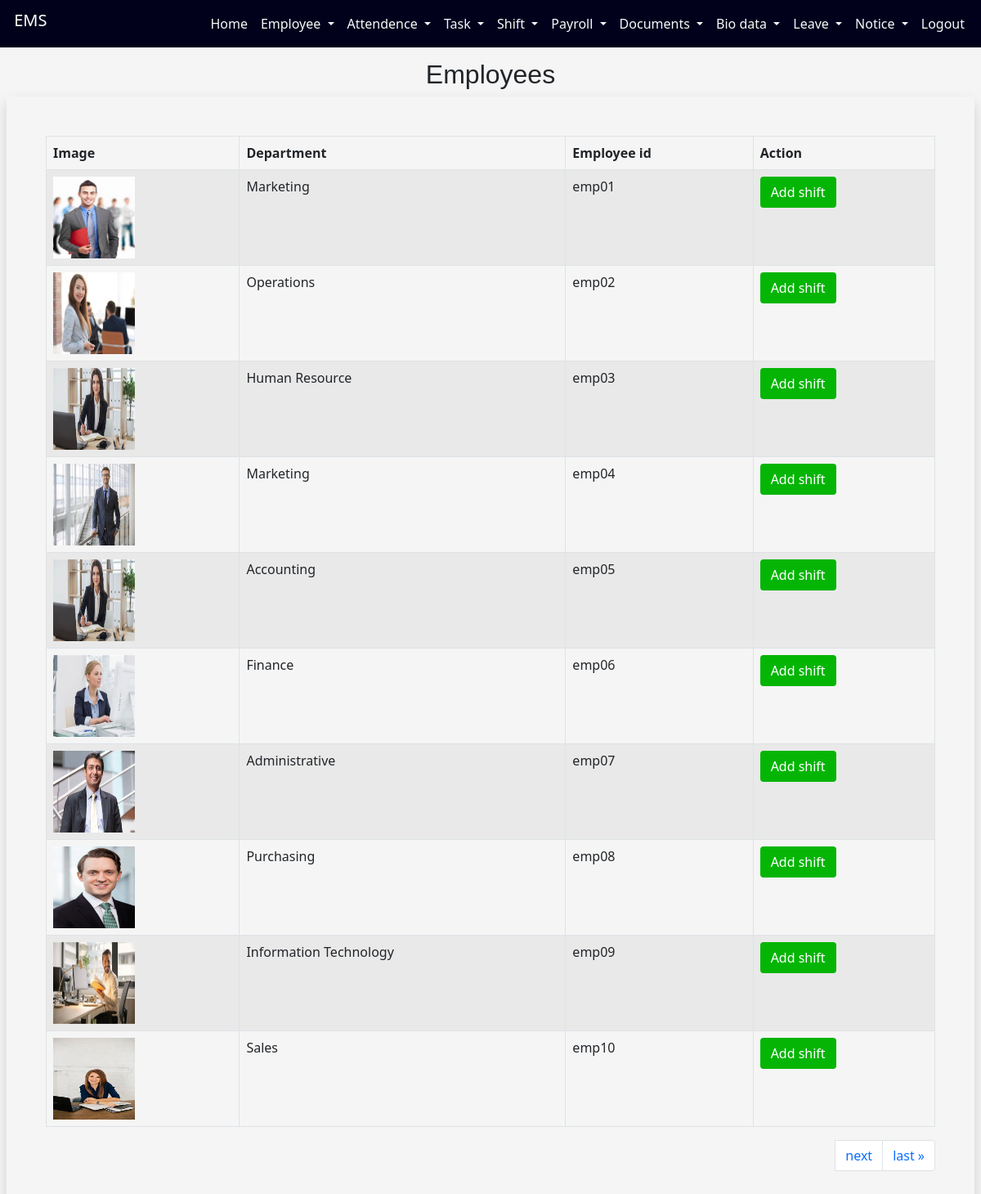
The page /employeeapp/addshift/ on the database its author committed.
### employeeapp/models.py (models this page shows, shortened)
class employeeaddmodel(models.Model):
    Department=(
        ('Administrative','Administrative'),
        ('Human Resource','Human Resource'),
        ('Operations','Operations'),
        ('Purchasing','Purchasing'),
        ('Sales','Sales'),
        ('Marketing','Marketing'),
        ('Accounting','Accounting'),
        ('Finance','Finance'),
        ('Information Technology','Information Technology')
    )
    Gender=(
        ('Female','Female'),
        ('Male','Male'),
    )
    Status=(
        ('Active','Active'),
        ('Inactive','Inactive')
    )
    empimg = models.FileField(upload_to='employeeapp/static')
    empfname=models.CharField(max_length=50)
    emplname=models.CharField(max_length=50)
    email=models.EmailField()
    phonenumber = models.CharField(max_length=10)
    department = models.CharField(choices=Department, max_length=50)
    gender = models.CharField(choices=Gender, max_length=50)
    dob=models.CharField(max_length=20)
    empid=models.CharField(max_length=10)
    dateofjoining=models.DateField(auto_now_add=True)
    status = models.CharField(max_length=50, choices=Status, default='Active')
    password = models.CharField(max_length=50)

### employeeapp/views.py (the view)
# urls.py: path('addshift/',addshift),
def addshift(request):
    a = employeeaddmodel.objects.all().order_by('id')
    paginator = Paginator(a, 10)
    page_number = request.GET.get('page')
    a = paginator.get_page(page_number)
    emid = []
    emig = []
    dep = []
    empid = []
    for i in a:
        id = i.id
        empid.append(id)
        eid = i.empid
        emid.append(eid)
        eig = i.empimg
        emig.append(str(eig).split('/')[-1])
        dp = i.department
        dep.append(dp)
    mylist = zip( emid, emig, dep, empid)
    return render(request,"addshift.html",{'mylist':mylist,'a':a})

### employeeapp/templates/addshift.html (shortened to what this page needs)
<!DOCTYPE html>
<html lang="en">
{% load static %}
<head>
  <link href="https://cdn.jsdelivr.net/npm/bootstrap@5.0.2/dist/css/bootstrap.min.css" rel="stylesheet">
</head>
<body style="background-color: whitesmoke;">
<div class="container-fluid">
            <nav class="navbar navbar-expand-lg fixed-top ">
                <div class="container-fluid">
                  <h1 class="navbar-brand"  id="h">&nbsp;EMS</h1>
                  <div class="d-flex">
                  <div class="collapse navbar-collapse" id="navbarSupportedContent">
                        <ul class="navbar-nav me-auto mb-2 mb-lg-0">
                            <li class="nav-item">
                              <a class="nav-link text-light" href="http://127.0.0.1:8000/employeeapp/adminprofile/">Home</a>
                            </li>
                            <li class="nav-item dropdown">
                                <a class="nav-link text-light dropdown-toggle" href="#" id="navbarDropdown" role="button" data-bs-toggle="dropdown" aria-expanded="false">
                                  Employee
                                </a>
                              </li>
                              <li class="nav-item dropdown">
                                <a class="nav-link text-light dropdown-toggle" href="#" id="navbarDropdown" role="button" data-bs-toggle="dropdown" aria-expanded="false">
                                  Attendence
                                </a>
                              </li>
                              <li class="nav-item dropdown">
                                <a class="nav-link text-light dropdown-toggle" href="#" id="navbarDropdown" role="button" data-bs-toggle="dropdown" aria-expanded="false">
                                  Task
                                </a>
                              </li>
                              <li class="nav-item dropdown">
                                <a class="nav-link text-light dropdown-toggle" href="#" id="navbarDropdown" role="button" data-bs-toggle="dropdown" aria-expanded="false">
                                  Shift
                                </a>
                              </li>
                              <li class="nav-item dropdown">
                                <a class="nav-link text-light dropdown-toggle" href="#" id="navbarDropdown" role="button" data-bs-toggle="dropdown" aria-expanded="false">
                                  Payroll
                                </a>
                              </li>
                              <li class="nav-item dropdown">
                                <a class="nav-link text-light dropdown-toggle" href="#" id="navbarDropdown" role="button" data-bs-toggle="dropdown" aria-expanded="false">
                                 Documents
                                </a>
                              </li>
                            <li class="nav-item dropdown">
                                <a class="nav-link text-light dropdown-toggle" href="#" id="navbarDropdown" role="button" data-bs-toggle="dropdown" aria-expanded="false">
                                 Bio data
                                </a>
                              </li>
                              <li class="nav-item dropdown">
                                <a class="nav-link text-light dropdown-toggle" href="#" id="navbarDropdown" role="button" data-bs-toggle="dropdown" aria-expanded="false">
                                 Leave
                                </a>
                              </li>
                              <li class="nav-item dropdown">
                                <a class="nav-link text-light dropdown-toggle" href="#" id="navbarDropdown" role="button" data-bs-toggle="dropdown" aria-expanded="false">
                                 Notice
                                </a>
                              </li>
                            <li class="nav-item">
                              <a class="nav-link text-light" href="http://127.0.0.1:8000/employeeapp/adminlogout/">Logout</a>
                            </li>
                          </ul>
                      </div>
                      </div>
                 </div>
        </nav>
        </div> <br><br><br>
<div class="container-fluid">
  <h2 align="center" style="font-family:'Lucida Sans', 'Lucida Sans Regular', 'Lucida Grande', 'Lucida Sans Unicode', Geneva, Verdana, sans-serif">Employees</h2>
</div>
<div class="shadow m-2 p-5" style="overflow: auto">
<table  class="table table-hover table-condensed table-striped table-bordered">
      <thead>
        <tr>
          <th>Image</th>
          <th>Department</th>
          <th>Employee id</th>
          <th>Action</th>
        </tr>
      </thead>
      <tbody>
{% for i,j,k,l in mylist %}
        <tr>
            <td><img src="{% static j  %}" height="100px" width="100px"></td>
   <td>{{k}}</td>
          <td>{{i}}</td>
          <td>
            <a href="http://127.0.0.1:8000/employeeapp/shift/{{l}}" class="btn" style="background-color:rgb(5, 181, 5);color:white;text-decoration:none;">Add shift</a>
          </td>
        </tr>
  {% endfor %}
      </tbody>
    </table>
        <nav aria-label="Page navigation example" style="float:right">
  <ul class="pagination">
      <li>
      {% if a.has_next %}
          <li class="page-item"> <a class="page-link" href="?page={{ a.next_page_number }}">next</a></li>
          <li class="page-item">  <a class="page-link" href="?page={{ a.paginator.num_pages }}">last &raquo;</a></li>
      {% endif %}
    </li>
  </ul>
</nav>
    </div>
  </body>
</html>

### employeeapp/templates/addshift.html (style rules this page uses)
.navbar { background-color:rgb(1, 1, 28); }
#h { color:white; }

### rows shown on the page
employeeaddmodel: mylist "Marketing", mylist "emp01"
employeeaddmodel: mylist "Operations", mylist "emp02"
employeeaddmodel: mylist "Human Resource", mylist "emp03"
employeeaddmodel: mylist "Marketing", mylist "emp04"
employeeaddmodel: mylist "Accounting", mylist "emp05"
employeeaddmodel: mylist "Finance", mylist "emp06"
employeeaddmodel: mylist "Administrative", mylist "emp07"
employeeaddmodel: mylist "Purchasing", mylist "emp08"
employeeaddmodel: mylist "Information Technology", mylist "emp09"
employeeaddmodel: mylist "Sales", mylist "emp10"
